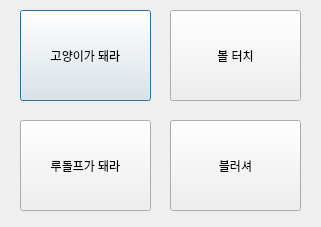
<?xml version="1.0" encoding="UTF-8"?>
<ui version="4.0">
 <class>ButtonDialog</class>
 <widget class="QDialog" name="ButtonDialog">
  <property name="geometry">
   <rect>
    <x>0</x>
    <y>0</y>
    <width>321</width>
    <height>227</height>
   </rect>
  </property>
  <property name="windowTitle">
   <string>Dialog</string>
  </property>
  <widget class="QPushButton" name="catButton">
   <property name="geometry">
    <rect>
     <x>20</x>
     <y>10</y>
     <width>131</width>
     <height>91</height>
    </rect>
   </property>
   <property name="text">
    <string>고양이가 돼라</string>
   </property>
  </widget>
  <widget class="QPushButton" name="cheekButton">
   <property name="geometry">
    <rect>
     <x>170</x>
     <y>10</y>
     <width>131</width>
     <height>91</height>
    </rect>
   </property>
   <property name="text">
    <string>볼 터치</string>
   </property>
  </widget>
  <widget class="QPushButton" name="blusherButton">
   <property name="geometry">
    <rect>
     <x>170</x>
     <y>120</y>
     <width>131</width>
     <height>91</height>
    </rect>
   </property>
   <property name="text">
    <string>블러셔</string>
   </property>
  </widget>
  <widget class="QPushButton" name="RudolfButton">
   <property name="geometry">
    <rect>
     <x>20</x>
     <y>120</y>
     <width>131</width>
     <height>91</height>
    </rect>
   </property>
   <property name="text">
    <string>루돌프가 돼라</string>
   </property>
  </widget>
 </widget>
 <resources/>
 <connections/>
</ui>
